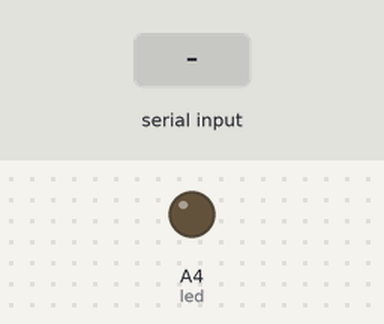
Bench run of a sketch on a simulated Arduino Uno, built with avr-gcc and run on an emulated ATmega328P. Parts: output pins drawn as LEDs (lit = HIGH). Inputs (shaded band) come from the test bench.

Above: at 1.2 s.
1.3 s: "a" received over Serial
At 1.9 s:
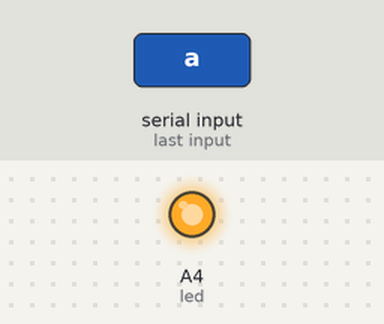
2.8 s: "r" received over Serial
At 4.2 s:
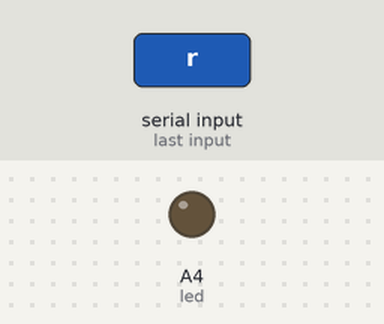
Timing chart, 0 to 5.8 s (numbered marks = the images above; inputs shaded):
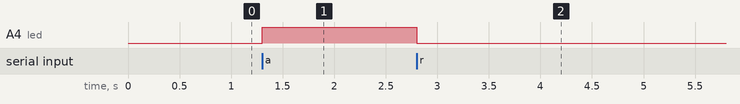

The sketch:

serial_communication.ino
```cpp
int count = 0;
int state = 0;
#define led A4
#define amarelo A1

void setup() {
  // put your setup code here, to run once:
  Serial.begin(9600);
  pinMode(led, OUTPUT);
  pinMode(A0, INPUT_PULLUP);
}

void loop() {
  /*
  // shows on serial monitor the value off count on button press
  int button = digitalRead(A0);
  switch(state){
     case 0:
      if(!button){
        state = 1;
        delay(50);
      }
      break;
    case 1:
      if(button){
        state = 0;
        count++;
        Serial.println(count);
        delay(50);
      }
  }*/

  // turns on/off a LED from a key press serial read
  if(Serial.available()>0){
      char incomingByte = Serial.read();
      switch(incomingByte){
          case 'a':
            digitalWrite(led, HIGH);
            break;
          case 'r':
            digitalWrite(led, LOW);
            break;
        }

    }
}
```

Measured:
- after the input at 1.3 s, A4 (led): LOW → HIGH at once
- after the input at 2.8 s, A4 (led): HIGH → LOW at once
